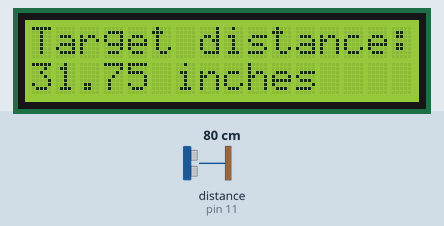
Recording of a sketch running on a simulated Arduino Uno, built with avr-gcc and run on an emulated ATmega328P. Shown: 16×2 character LCD. Wiring (inferred from the names in the program): ultrasonic range finder: trigger pin 13; echo pin 11. The inputs (shaded band) are chosen by the test bench; at power-on: distance to the obstacle (sensor on pin 11) 80 cm. The echo pulse lasts 58.3 µs per cm.

Above: at 1.2 s.
1.3 s: distance to the obstacle (sensor on pin 11) set to 2 cm
At 2.0 s:
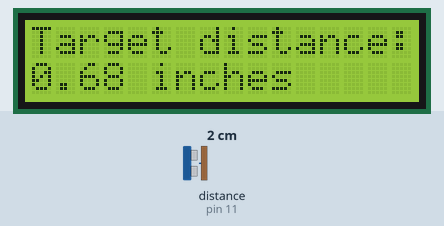
3.1 s: distance to the obstacle (sensor on pin 11) set to 4 cm
At 3.4 s:
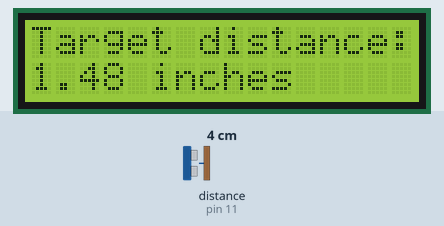
4.6 s: distance to the obstacle (sensor on pin 11) set to 9 cm
At 6.1 s:
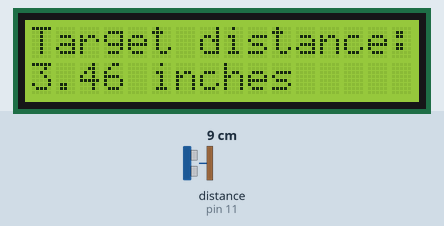
Timing chart, 0 to 7.6 s (numbered marks = the images above; inputs shaded):
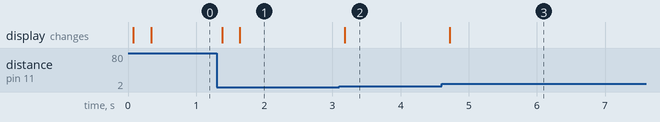

The sketch:

distanceCalculatorWithLCD.ino
```cpp
#include <LiquidCrystal.h>  //load the liquidcrystal library
LiquidCrystal LCD(10,9,5,4,3,2);  //create the liquidcrystal object named LCD

int trigPin=13;  //connect sensor trig pin to arduino pin 13
int echoPin=11;  //connect sensor echo pin to arduino pin 11
float pingTime;  //declare our variable for measured ping time
float targetDistance; //distance to the target in inches
float speedOfSound = 776.5; // speed of sound in miles per hour

void setup() {
  // put your setup code here, to run once:
  Serial.begin(9600);  //turn on serial monitor
  pinMode(trigPin,OUTPUT);  //set the trigger pin to be an output
  pinMode(echoPin,INPUT);  //set the echo pin to be an input

  LCD.begin(16,2); // turn on the LCD and tell the arduino how big it is
  LCD.setCursor(0,0);  // puts cursor in upper left corner of the display
  LCD.print("Target distance: "); //print first row

}

void loop() {
  // put your main code here, to run repeatedly:

  digitalWrite(trigPin,LOW);  //set trigger pin low
  delayMicroseconds(2000); //pause briefly
  digitalWrite(trigPin,HIGH);  //set trigger pin high
  delayMicroseconds(20);  //pause briefly
  digitalWrite(trigPin,LOW);  //set trigger pin low
  delayMicroseconds(10); //even more of a brief delay

  pingTime = pulseIn(echoPin,HIGH);  // measure the ping time ***pingTime is displayed in microseconds, you need to convert this to mph***
  pingTime = pingTime/1000000.;  //converts microseconds to seconds
  pingTime = pingTime/3600.;  //converts seconds to hours 3600 seconds is in an hour
  targetDistance = speedOfSound*pingTime; // distance = rate * time. why multiply by 2? because the the pingTime is only recorded one way, not the whole trip around
  targetDistance = targetDistance/2.;
  targetDistance = targetDistance*63360.; //converts miles to inches. why was it in miles? because our initial equation used the speed of sound, which is in mph

  LCD.setCursor(0,1);  //set cursor to first column second row
  LCD.print("                ");
  LCD.setCursor(0,1); //put cursor back to first column second row
  LCD.print(targetDistance);  // print distance to target on LCD
  LCD.print(" inches"); //print units
  delay(250);  //pause so display is not too jittery or sluggish. refresh rate?

}
```

Measured:
- after the input at 1.3 s, the display: first changes after 0.08 s (image 1 shows a later state)
- after the input at 3.1 s, the display: changes after 0.08 s (image 2)
- after the input at 4.6 s, the display: changes after 0.12 s (image 3)
